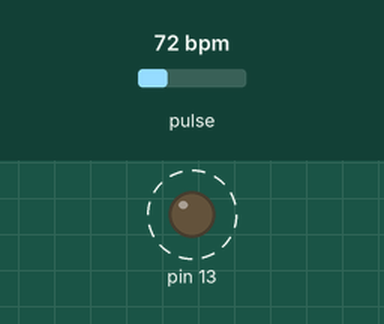
Simulated run of this sketch. Board: Arduino Uno, built with avr-gcc and run on an emulated ATmega328P. On the bench: output pins drawn as LEDs (lit = HIGH). Dashed ring = blinking. Inputs (shaded band) come from the test bench; at power-on: pulse 72 bpm. What the sketch prints to the serial monitor is not drawn.

Above: at 1.2 s.
1.3 s: pulse set to 42 bpm
At 3.4 s:
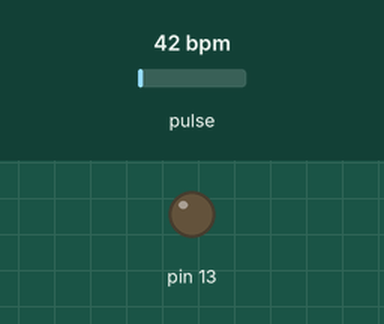
3.7 s: pulse set to 100 bpm
At 3.81 s:
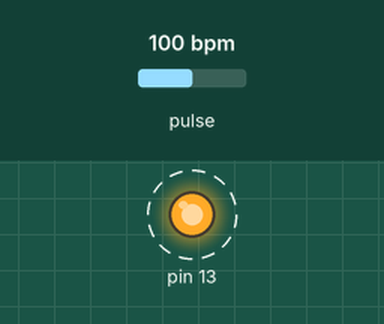
Timing chart, 0 to 12.7 s (numbered marks = the images above; inputs shaded):
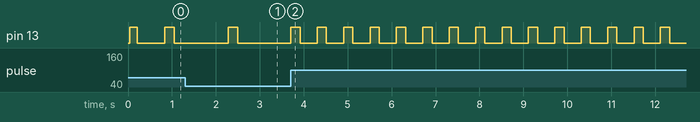

Measured:
- after the input at 3.7 s, pin 13: alternates HIGH for 0.21 s and LOW for 0.39 s, starting after 0.61 s

The sketch:

Nodens_BT.ino
```cpp
// Bluetooth libraries and variables
#include <SoftwareSerial.h>
#define USE_ARDUINO_INTERRUPTS true
#include <PulseSensorPlayground.h>
SoftwareSerial HM10(2,3);
char appData;
String inData = "";

// Accelerometer & Gyroscope libraries and variables
//#include <Wire.h>
//#include <Adafruit_Sensor.h>
//#include <Adafruit_MPU6050.h>
//Adafruit_MPU6050 mpu;

// Heart Rate Sensor variables
int PulseWire = 0;                  // Pulse Sensor PURPLE WIRE connected to ANALOG PIN 0
int LED13 = 13;
int HR_Val = 0;                         // holds the incoming raw data. Signal value can range from 0-1024
int Threshold = 560;                // Determine which Signal to "count as a beat", and which to ingore.
PulseSensorPlayground pulseSensor;  // Create PulseSensorPlayground object

// GPS Module variables
#include <TinyGPS++.h>
static const int RXPin = 6, TXPin = 5;
float gps_lat = 0;
float gps_lng = 0;
TinyGPSPlus gps;
SoftwareSerial ss(RXPin, TXPin);    // The serial connection to the GPS device

void setup() {
  Serial.begin(9600);
  Serial.println("Starting Nodens...");
  //////////// HEART RATE SENSOR SETUP //////////////
  pulseSensor.analogInput(PulseWire);
  pulseSensor.blinkOnPulse(LED13);   // pin that will blink to your heartbeat!
  pulseSensor.setThreshold(Threshold);
//  pulseSensor.begin();

  ///////////////// BLUETOOTH SETUP /////////////////
  HM10.begin(9600);
  HM10.write("Connection Established");   // indicate BT-Phone connection has been made

  ////////// ACCELEROMETER/GYROSCOPE SETUP //////////
//  if (!mpu.begin()) {
//    Serial.println("Failed to find MPU6050 chip");
//    while (1) {
//      delay(10);
//    }
//  }
//  mpu.setAccelerometerRange(MPU6050_RANGE_8_G);   // set accelerometer range to +-8G
//  mpu.setGyroRange(MPU6050_RANGE_500_DEG);        // set gyro range to +- 500 deg/s
//  mpu.setFilterBandwidth(MPU6050_BAND_21_HZ);     // set filter bandwidth to 21 Hz

  ///////////////// GPS SETUP ///////////////////////
  ss.begin(9600);
}

void Send_Data(String String_Message, SoftwareSerial HM10) {      // Converts strings to char arrays so that we can transmit data via Bluetooth
  char* char_message = (char*) malloc(sizeof(char)*String_Message.length()+1);
  String_Message.toCharArray(char_message, String_Message.length()+1);
  HM10.write(char_message);
  free(char_message);

}

void loop() {
  // setup Bluetooth to listen to request to send data
  HM10.listen();
  while (HM10.available() > 0) {   // if HM10 sends something then read
    appData = HM10.read();
    inData = String(appData);      // save the data in string format
    Serial.write(appData);
  }
  if (Serial.available()) {        // Read user input if available.
    delay(10);
    HM10.write(Serial.read());
  }
  if (inData == "S"){
    HM10.write("Sending packets...");
  }
  inData = "S";
  while ( inData == "S" && inData != "T") {     // send packets when start condition is given "S", stop when stop condition is given "T"
    // get heart-rate data
    pulseSensor.begin();
    HR_Val = pulseSensor.getBeatsPerMinute();

    // get values of Accelerometer/Gyroscope
//    sensors_event_t a, g, temp;
//    mpu.getEvent(&a, &g, &temp);

    // get GPS data
//    ss.listen();
//    while (ss.available() > 0){
//      gps.encode(ss.read());
//      if (gps.location.isUpdated()){
//        gps_lat = gps.location.lat();       // store lattitude in double variable
//        gps_lng = gps.location.lng();       // store longitude in double variable
//      }
//    }
    // Test GPS Values
    gps_lat = 39.1317078;
    gps_lng = -84.5174585;
//    Serial.println(gps_lat,7);
//    Serial.println(gps_lng,7);
    if (gps_lat != 0 && gps_lng != 0) {     // if we get valid GPS data, get ready to send data packet via BT
      // Creating data packets to send to Bluetooth module
      String Data_Packet = "FFFFHR" + String(HR_Val) + "AX" + String(0) + "AY" + String(0) + "AZ" + String(0) + "GX" + String(0) + "GY" + String(0) + "GZ" + String(0) + "LA" + String(gps_lat,7) + "LO" + String(gps_lng,7) + "DDDD";
      HM10.listen();                        // listen to BT again so we can send data ports
//      Send_Data(Data_Packet, HM10);         // assume we're getting heart rate for now, use below if statement
      if (pulseSensor.sawStartOfBeat()) {   // send packets only if we get valid heart beat
//        Serial.println(HR_Val);
        Send_Data(Data_Packet, HM10);
      }
      delay(20);
      // Listen to BT port to see if we need to exit
      appData = HM10.read();
      String tempData = String(appData);    // check what inData value we're getting
      if (tempData == "T"){
        inData = "T";
        HM10.write("Stopping packets...");
      }
      else {
        inData = "S";
      }
    }
  }
}
```
